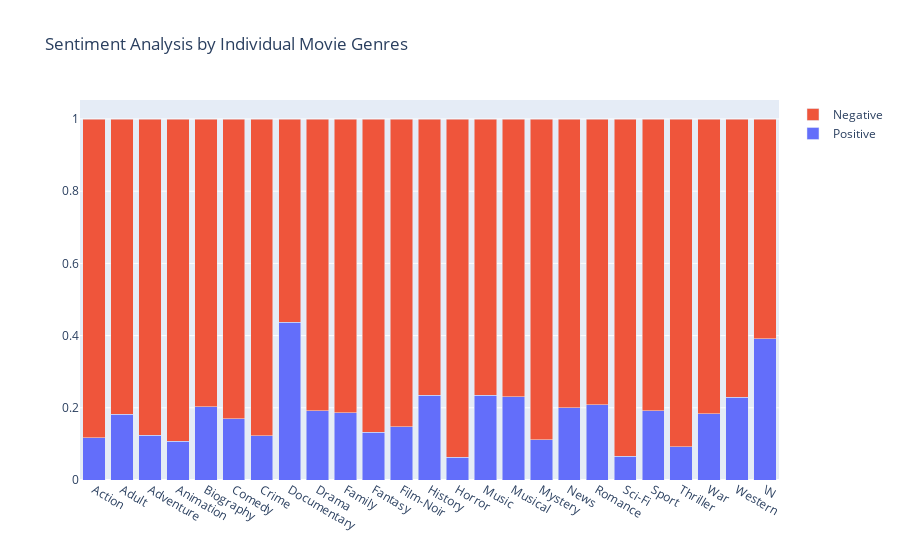

Source (notebook cell):
### Code cell
import plotly.graph_objects as go
import pandas as pd
from scipy.stats import chi2_contingency

# Sample data processing (replace with your actual data processing)
all_genres = []
# Replace merged_df with your actual DataFrame
for index, row in merged_df.iterrows():
    genres = row['genres'].split(',')
    for genre in genres:
        all_genres.append({'Genre': genre, 'Emotion': row['overall_sentiment_x']})

flattened_df = pd.DataFrame(all_genres)

# Grouping and calculating the counts
sentiment_count = flattened_df.groupby(['Genre', 'Emotion']).size().unstack().fillna(0)

# Normalizing the counts to get proportions
proportions = sentiment_count.div(sentiment_count.sum(axis=1), axis=0)

# Creating the figure with stacked bars for proportions
fig = go.Figure(data=[
    go.Bar(name='Positive', x=proportions.index, y=proportions['POSITIVE']),
    go.Bar(name='Negative', x=proportions.index, y=proportions['NEGATIVE'])
])

# Updating layout for stacked barmode
fig.update_layout(barmode='stack', title='Sentiment Analysis by Individual Movie Genres')

# Display the figure
fig.show()

chi2, p, dof, expected = chi2_contingency(sentiment_count)

print(f"Chi-squared: {chi2}, p-value: {p}")

fig_json = fig.to_json()

with open('figures/genre-sentiment.json', 'w') as json_file:
    json.dump(json.loads(fig_json), json_file, indent=4)

### Figure 1 — Plotly figure (JSON) as saved in the notebook; plotly's stock layout.template omitted (floating-point values rounded to 4 significant figures)
{"data": [{"name": "Positive", "type": "bar", "x": ["Action", "Adult", "Adventure", "Animation", "Biography", "Comedy", "Crime", "Documentary", "Drama", "Family", "Fantasy", "Film-Noir", "History", "Horror", "Music", "Musical", "Mystery", "News", "Romance", "Sci-Fi", "Sport", "Thriller", "War", "Western", "\\N"], "y": [0.117, 0.1818, 0.1239, 0.1067, 0.2034, 0.1702, 0.1224, 0.4375, 0.1921, 0.1856, 0.1323, 0.1474, 0.2344, 0.06245, 0.2341, 0.2302, 0.1115, 0.2, 0.2079, 0.0659, 0.1912, 0.09214, 0.1831, 0.2297, 0.3906]}, {"name": "Negative", "type": "bar", "x": ["Action", "Adult", "Adventure", "Animation", "Biography", "Comedy", "Crime", "Documentary", "Drama", "Family", "Fantasy", "Film-Noir", "History", "Horror", "Music", "Musical", "Mystery", "News", "Romance", "Sci-Fi", "Sport", "Thriller", "War", "Western", "\\N"], "y": [0.883, 0.8182, 0.8761, 0.8933, 0.7966, 0.8298, 0.8776, 0.5625, 0.8079, 0.8144, 0.8677, 0.8526, 0.7656, 0.9376, 0.7659, 0.7698, 0.8885, 0.8, 0.7921, 0.9341, 0.8088, 0.9079, 0.8169, 0.7703, 0.6094]}], "layout": {"barmode": "stack", "title": {"text": "Sentiment Analysis by Individual Movie Genres"}}}
